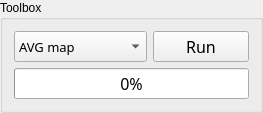
         <widget class="QGroupBox" name="groupBox_2">
          <property name="title">
           <string>Toolbox</string>
          </property>
          <layout class="QVBoxLayout" name="verticalLayout_7">
           <item>
            <layout class="QHBoxLayout" name="horizontalLayout_3">
             <item>
              <widget class="QComboBox" name="Tool_choice">
               <property name="sizePolicy">
                <sizepolicy hsizetype="Preferred" vsizetype="Minimum">
                 <horstretch>0</horstretch>
                 <verstretch>0</verstretch>
                </sizepolicy>
               </property>
               <property name="font">
                <font>
                 <family>Noto Sans Cond</family>
                 <pointsize>10</pointsize>
                 <weight>50</weight>
                 <italic>false</italic>
                 <bold>false</bold>
                </font>
               </property>
               <property name="toolTip">
                <string>&lt;html&gt;&lt;head/&gt;&lt;body&gt;&lt;p&gt;&lt;span style=&quot; font-size:11pt;&quot;&gt;Choose a specific post-treatments.&lt;/span&gt;&lt;/p&gt;&lt;/body&gt;&lt;/html&gt;</string>
               </property>
               <property name="styleSheet">
                <string notr="true"/>
               </property>
               <item>
                <property name="text">
                 <string>AVG map</string>
                </property>
               </item>
               <item>
                <property name="text">
                 <string>MED map</string>
                </property>
               </item>
               <item>
                <property name="text">
                 <string>STD map</string>
                </property>
               </item>
               <item>
                <property name="text">
                 <string>KAD map</string>
                </property>
               </item>
               <item>
                <property name="text">
                 <string>Bleach correction</string>
                </property>
               </item>
               <item>
                <property name="text">
                 <string>Contour map</string>
                </property>
               </item>
               <item>
                <property name="text">
                 <string>Denoise 2D map</string>
                </property>
               </item>
               <item>
                <property name="text">
                 <string>Grain boundaries</string>
                </property>
               </item>
               <item>
                <property name="text">
                 <string>Restored grains</string>
                </property>
               </item>
               <item>
                <property name="text">
                 <string>GRDD-GDS</string>
                </property>
               </item>
               <item>
                <property name="text">
                 <string>Extract mosaic</string>
                </property>
               </item>
               <item>
                <property name="text">
                 <string>Batch processing</string>
                </property>
               </item>
               <item>
                <property name="text">
                 <string>2D stitching</string>
                </property>
               </item>
               <item>
                <property name="text">
                 <string>3D stitching</string>
                </property>
               </item>
              </widget>
             </item>
             <item>
              <widget class="QPushButton" name="Tool_button">
               <property name="sizePolicy">
                <sizepolicy hsizetype="Minimum" vsizetype="Minimum">
                 <horstretch>0</horstretch>
                 <verstretch>0</verstretch>
                </sizepolicy>
               </property>
               <property name="minimumSize">
                <size>
                 <width>96</width>
                 <height>0</height>
                </size>
               </property>
               <property name="font">
                <font>
                 <family>Noto Sans Cond</family>
                 <pointsize>12</pointsize>
                 <weight>50</weight>
                 <italic>false</italic>
                 <bold>false</bold>
                </font>
               </property>
               <property name="toolTip">
                <string>&lt;html&gt;&lt;head/&gt;&lt;body&gt;&lt;p&gt;&lt;span style=&quot; font-size:11pt;&quot;&gt;Compute the selected post-treatment&lt;/span&gt;&lt;/p&gt;&lt;/body&gt;&lt;/html&gt;</string>
               </property>
               <property name="styleSheet">
                <string notr="true"/>
               </property>
               <property name="text">
                <string>Run</string>
               </property>
               <property name="icon">
                <iconset>
                 <normaloff>icons/run_icon.png</normaloff>icons/run_icon.png</iconset>
               </property>
              </widget>
             </item>
            </layout>
           </item>
           <item>
            <widget class="QProgressBar" name="progressBar">
             <property name="sizePolicy">
              <sizepolicy hsizetype="Preferred" vsizetype="Fixed">
               <horstretch>0</horstretch>
               <verstretch>0</verstretch>
              </sizepolicy>
             </property>
             <property name="minimumSize">
              <size>
               <width>90</width>
               <height>0</height>
              </size>
             </property>
             <property name="font">
              <font>
               <family>Noto Sans Cond</family>
               <pointsize>12</pointsize>
               <weight>50</weight>
               <italic>false</italic>
               <bold>false</bold>
              </font>
             </property>
             <property name="styleSheet">
              <string notr="true"/>
             </property>
             <property name="value">
              <number>0</number>
             </property>
            </widget>
           </item>
          </layout>
         </widget>
